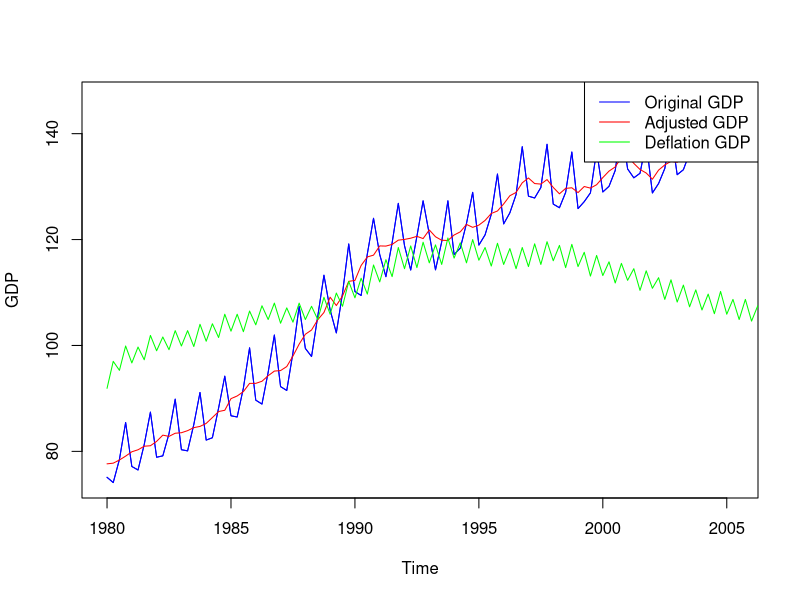
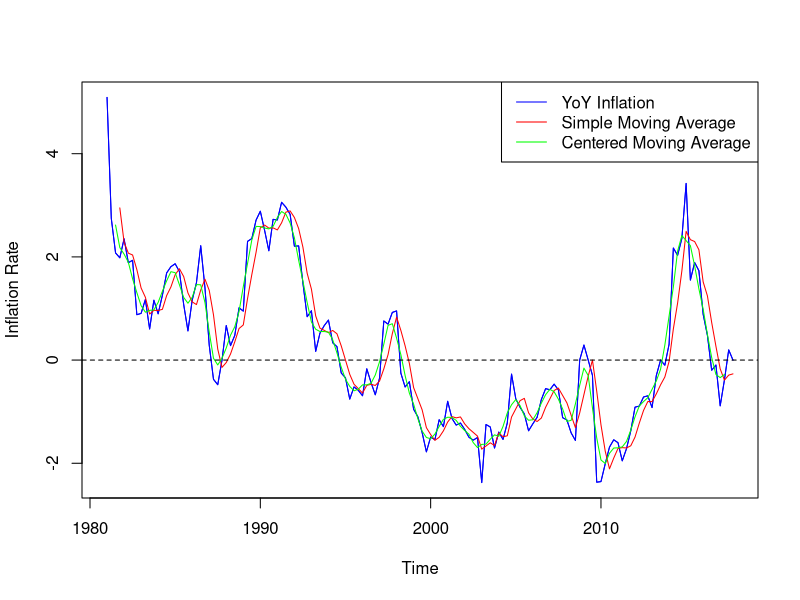
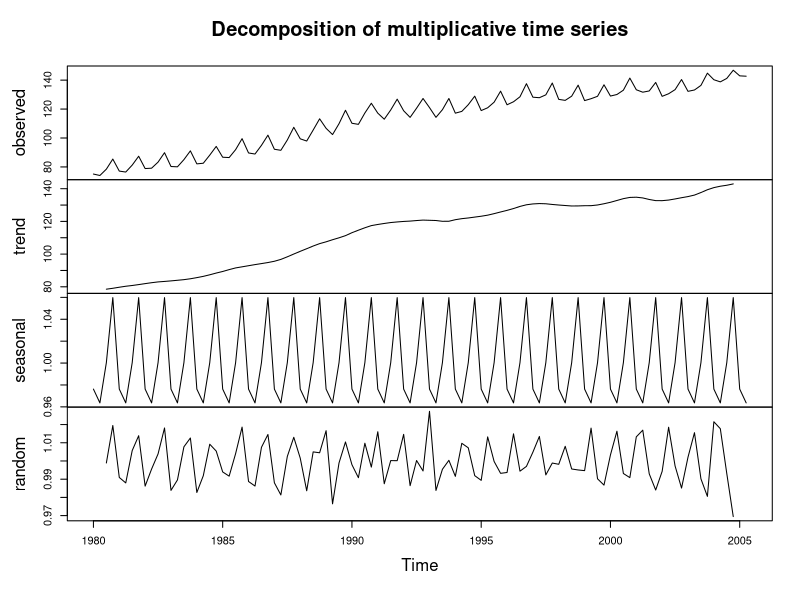
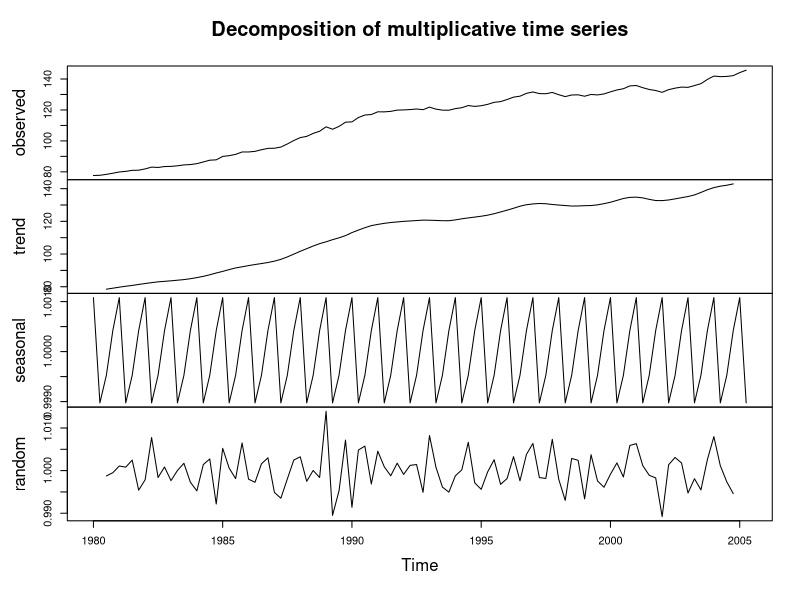

Generate these figures, in order, with R: (Note: this script raises an error after producing the figures.)
# ARモデルによるインフレの推定とフィリプス曲線の推定

# データの読み込み
gdp_d <- ts(read.csv("GDPdefinflation_quarterlyNSA.csv", header = FALSE)[, 2], start = c(1980, 1), frequency = 4) # 四半期価格指数
gdp_o <- ts(read.csv("GDPO1980TABLE.csv", skip = 2, header = TRUE)$GDP, start = c(1980, 1), frequency = 4) # 実質原系列・1995暦年基準・単位兆円
gdp_a <- ts(read.csv("GDPA1980TABLE.csv", skip = 2, header = TRUE)$GDP, start = c(1980, 1), frequency = 4) # 実質季節調整系列・1995暦年基準・単位兆円（年率にしていない）

# データの確認
plot(gdp_o, type = "l", col = "blue", ylim = range(c(gdp_o, gdp_a)), ylab = "GDP", xlab = "Time")
lines(gdp_o, col = "blue")
lines(gdp_a, col = "red")
lines(gdp_d, col = "green")
legend("topright", legend = c("Original GDP", "Adjusted GDP", "Deflation GDP"), col = c("blue", "red", "green"), lty = 1)

# 前年同期比によるインフレ率
inflation_yoy <- diff(log(gdp_d), lag = 4) * 100

# 移動平均によるインフレ率
gdp_d_sma <- na.omit(filter(gdp_d, rep(1/4, 4), sides = 1))
inflation_sma <- diff(log(gdp_d_sma), lag = 4) * 100

# 中心移動平均によるインフレ率
weights <- c(1, 2, 2, 2, 1) / sum(c(1, 2, 2, 2, 1))
gdp_d_cma <- na.omit(filter(gdp_d, weights, sides = 2))
inflation_cma <- diff(log(gdp_d_cma), lag = 4) * 100

# プロット
plot(inflation_yoy, type = "l", col = "blue", ylim = range(c(inflation_yoy, inflation_sma, inflation_cma)), ylab = "Inflation Rate", xlab = "Time")
lines(inflation_yoy, col = "blue")
lines(inflation_sma, col = "red")
lines(inflation_cma, col = "green")
abline(h = 0, col = "black", lty = 2)
legend("topright", legend = c("YoY Inflation", "Simple Moving Average", "Centered Moving Average"), col = c("blue", "red", "green"), lty = 1)

# GDPギャップ
# 後で気づきましたが、ここはARMAを使うべきでした、時間があったら直します
d_gdp_o <- decompose(gdp_o, type = "multiplicative")
plot(d_gdp_o) # おかしいので季節調整系列を使用

d_gdp_a <- decompose(gdp_a, type = "multiplicative")
plot(d_gdp_a) # これも教科書の図と違い、ホワイトノイズぽい、additiveも試したが全部おかしい

gdp_a_cma <- na.omit(filter(gdp_a, weights, sides = 2))
plot(gdp_a_cmap) # これもおかしい

# GDPギャップのデータの読み込み
gdp_gap <- ts(read.csv("Fig_12_GDPgap_quarterly.csv", skip = 2)[, 4], start = c(1980, 1), frequency = 4) # 内閣府のGDPギャップ
plot(gdp_gap)

# Ljung-Box統計量の確認
Box.test(gdp_gap, lag = 20, type = "Ljung-Box") # 有意な自己相関がある

# コレログラムの確認
acf(gdp_gap, lag.max = 20)

# ARモデルの推定
gdp_gap_ar <- ar(gdp_gap)
gdp_gap_ar # AR(1)モデルが選ばれる

# inflation_yoyでADLモデルによるフィリプス曲線の推定
# (3回も使うから関数として定義したほうがいいかもしれないが、めんどくさいのでやっていない。)
inflation_yoy_list <- c(inflation_yoy)
inflation_yoy_lag <- c(NA, inflation_yoy[-length(inflation_yoy)])

min_l <- min(length(inflation_yoy_list), length(inflation_yoy_lag), length(gdp_gap))

data_yoy <- na.omit(data.frame(
    inflation_yoy_list = inflation_yoy[1:min_l],
    inflation_yoy_lag = inflation_yoy_lag[1:min_l],
    gdp_gap = gdp_gap[1:min_l]
))

adl_yoy <- lm(inflation_yoy_list ~ inflation_yoy_lag + gdp_gap, data = data_yoy)
summary(adl_yoy)

# inflation_smaでADLモデルによるフィリプス曲線の推定
inflation_sma_list <- c(inflation_sma)
inflation_sma_lag <- c(NA, inflation_sma[-length(inflation_sma)])

data_sma <- na.omit(data.frame(
    inflation_sma_list = inflation_sma[1:min_l],
    inflation_sma_lag = inflation_sma_lag[1:min_l],
    gdp_gap = gdp_gap[1:min_l]
))

adl_sma <- lm(inflation_sma_list ~ inflation_sma_lag + gdp_gap, data = data_sma)
summary(adl_sma)

# inflation_cmaでADLモデルによるフィリプス曲線の推定
inflation_cma_list <- c(inflation_cma)
inflation_cma_lag <- c(NA, inflation_cma[-length(inflation_cma)])

data_cma <- na.omit(data.frame(
    inflation_cma_list = inflation_cma[1:min_l],
    inflation_cma_lag = inflation_cma_lag[1:min_l],
    gdp_gap = gdp_gap[1:min_l]
))

adl_cma <- lm(inflation_cma_list ~ inflation_cma_lag + gdp_gap, data = data_cma)
summary(adl_cma) # 前期のインフレ率だけ有意